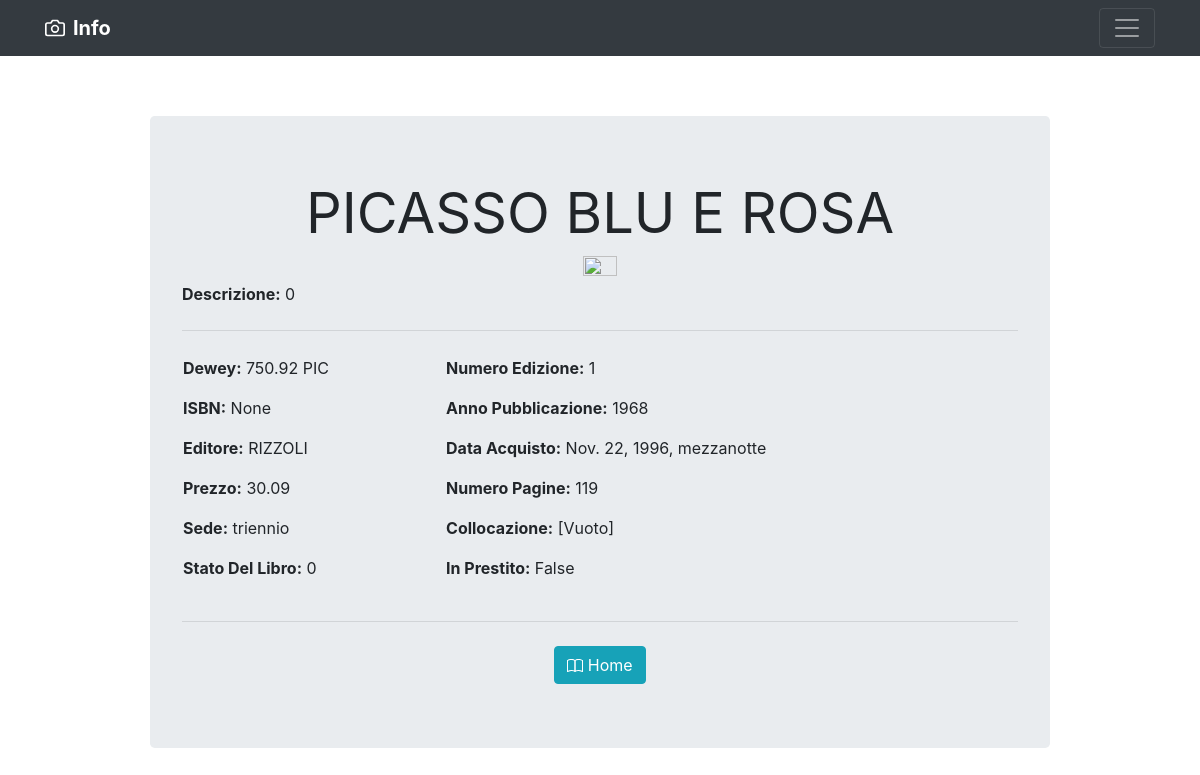
The app's page /8/ with its own data.
### libri/models.py (models this page shows, shortened)
class Libri(models.Model):
    idlibro = models.AutoField(db_column='IdLibro', primary_key=True)
    dewey = models.CharField(db_column='Dewey', max_length=25)
    titolo = models.CharField(db_column='Titolo', max_length=250)
    immagine = models.ImageField(upload_to='images_libri/', db_column='Immagine', blank=True, null=True)
    isbn = models.CharField(db_column='Isbn', max_length=13, blank=True, null=True)
    idedi = models.ForeignKey('Editori', on_delete=models.CASCADE, db_column='IdEdi')
    nedizione = models.PositiveIntegerField(db_column='Nedizione', blank=True, null=True)
    annopubblicazione = models.CharField(db_column='AnnoPubblicazione', max_length=4, blank=True, null=True)
    prezzo = models.DecimalField(max_digits=6, decimal_places=2, db_column='Prezzo', blank=True, null=True)
    dataacquisto = models.DateTimeField(auto_now_add=False, db_column='dataAcquisto', blank=True, null=True)
    descrizione = models.TextField(db_column='Descrizione', blank=True, null=True)
    pagine = models.DecimalField(max_digits=6, decimal_places=0, blank=True, null=True)
    idcollocazione = models.ForeignKey('Collocazione', on_delete=models.SET_DEFAULT, default='[Vuoto]', db_column='IdCollocazione')
    idsede = models.ForeignKey('Sede', on_delete=models.CASCADE, db_column='IdSede')
    inprestito = models.BooleanField(db_column='InPrestito', default=False)
    idstato = models.DecimalField(max_digits=2, decimal_places=0, db_column='IdStato')
    class Meta:
        verbose_name_plural="Libri"
        db_table = 'Libri'

class Editori(models.Model):
    ideditore = models.AutoField(db_column='IdEditore', primary_key=True)
    editore = models.CharField(db_column='Editore', max_length=250)
    class Meta:
        verbose_name_plural="Editori"
        db_table = 'Editori'

class Sede(models.Model):
    idsede = models.AutoField(db_column='IdSede', primary_key=True)
    sede = models.CharField(db_column='Sede', max_length=25)
    class Meta:
        verbose_name_plural="Sedi"
        db_table = 'Sede'

class Collocazione(models.Model):
    collocazione = models.CharField(db_column='Collocazione', max_length=250, primary_key=True)
    class Meta:
        verbose_name_plural="Collocazioni"
        db_table = 'Collocazione'

### libri/views.py (the view)
# urls.py: path('<int:idlibro>/', LibriDetailView.as_view(), name = 'libro'),
class LibriDetailView(DetailView):
    model = Libri
    template_name = 'libri/libri_detail_form.html'
    def get_context_data(self, **kwargs):
        context = super().get_context_data(**kwargs)
        context['data'] = Libri.objects.get(idlibro = self.kwargs.get("idlibro"))
        return context
    def get_object(self):
        idlibro = self.kwargs.get("idlibro")
        return get_object_or_404(Libri, idlibro = idlibro)

### Biblioteca/templates/libri/libri_detail_form.html (shortened to what this page needs)
{% extends "base.html" %}
{% block content %}
  <div class="container"  style="padding-left: 10%; padding-right: 10%; padding-top: 5%; padding-bottom: 1%;">
    <section class="jumbotron text-center">
      <center>
        <h1 class="display-4"><strong>{{ data.titolo }}</strong></h1>
        {% if data.immagine %}
          <img src="{{ data.immagine.url }}" style="width:40%; height: 60%;">
        {% else %}
          <img src="https://unibooks.nz/media/zoo/images/placeholder-135-300x500_e5ffd609dfdf17e01ff18b5428d59fa6.png" alt="" style="width:20%; height: 60%;">
        {% endif %}
      </center>
      <p style="text-align: left;"><strong>Descrizione:</strong> {{ data.descrizione }}</p>
      <hr class="my-4">
      <table style="width: 100%;">
        <tr>
          <td>
            <p style="text-align: left;"><strong>Dewey:</strong> {{ data.dewey }}</p>
            <p style="text-align: left;"><strong>ISBN:</strong> {{ data.isbn }}</p>
            <p style="text-align: left;"><strong>Editore:</strong> {{ data.idedi.editore }}</p>
            <p style="text-align: left;"><strong>Prezzo:</strong> {{ data.prezzo }}</p>
            <p style="text-align: left;"><strong>Sede:</strong> {{ data.idsede.sede }}</p>
            <p style="text-align: left;"><strong>Stato Del Libro:</strong> {{ data.idstato }}</p>
          </td>
          <td>
            <p style="text-align: left;"><strong>Numero Edizione:</strong> {{ data.nedizione }}</p>
            <p style="text-align: left;"><strong>Anno Pubblicazione:</strong> {{ data.annopubblicazione }}</p>
            <p style="text-align: left;"><strong>Data Acquisto:</strong> {{ data.dataacquisto }}</p>
            <p style="text-align: left;"><strong>Numero Pagine:</strong> {{ data.pagine }}</p>
            <p style="text-align: left;"><strong>Collocazione:</strong> {{ data.idcollocazione.collocazione }}</p>
            <p style="text-align: left;"><strong>In Prestito:</strong> {{ data.inprestito }}</p>
          </td>
        </tr>
      </table>
      <hr class="my-4">
      <a class="btn btn-info" href="{% url 'home' %}" role="button">
        Home
      </a>
    </section>
  </div>
{% endblock %}

### records on screen
Libri: titolo "PICASSO BLU E ROSA", descrizione "0", dewey "750.92 PIC", isbn "None", idedi.editore "RIZZOLI", prezzo "30.09", idsede.sede "triennio", idstato "0", nedizione "1", annopubblicazione "1968", dataacquisto "Nov. 22, 1996, mezzanotte", pagine "119", idcollocazione.collocazione "[Vuoto]", inprestito "False"
